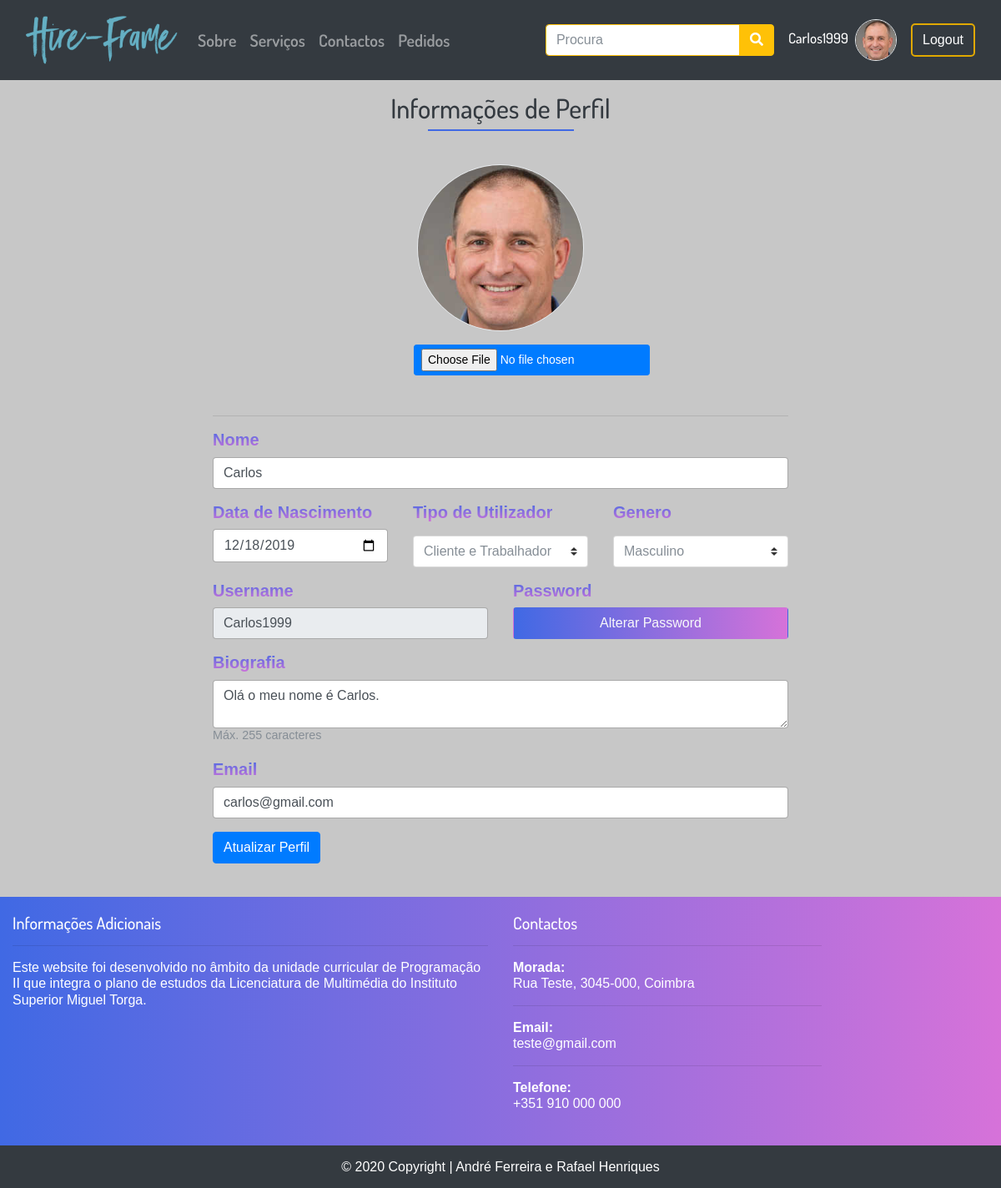
The page /index.php?op=usersettings (signed in) on the database as committed earlier.
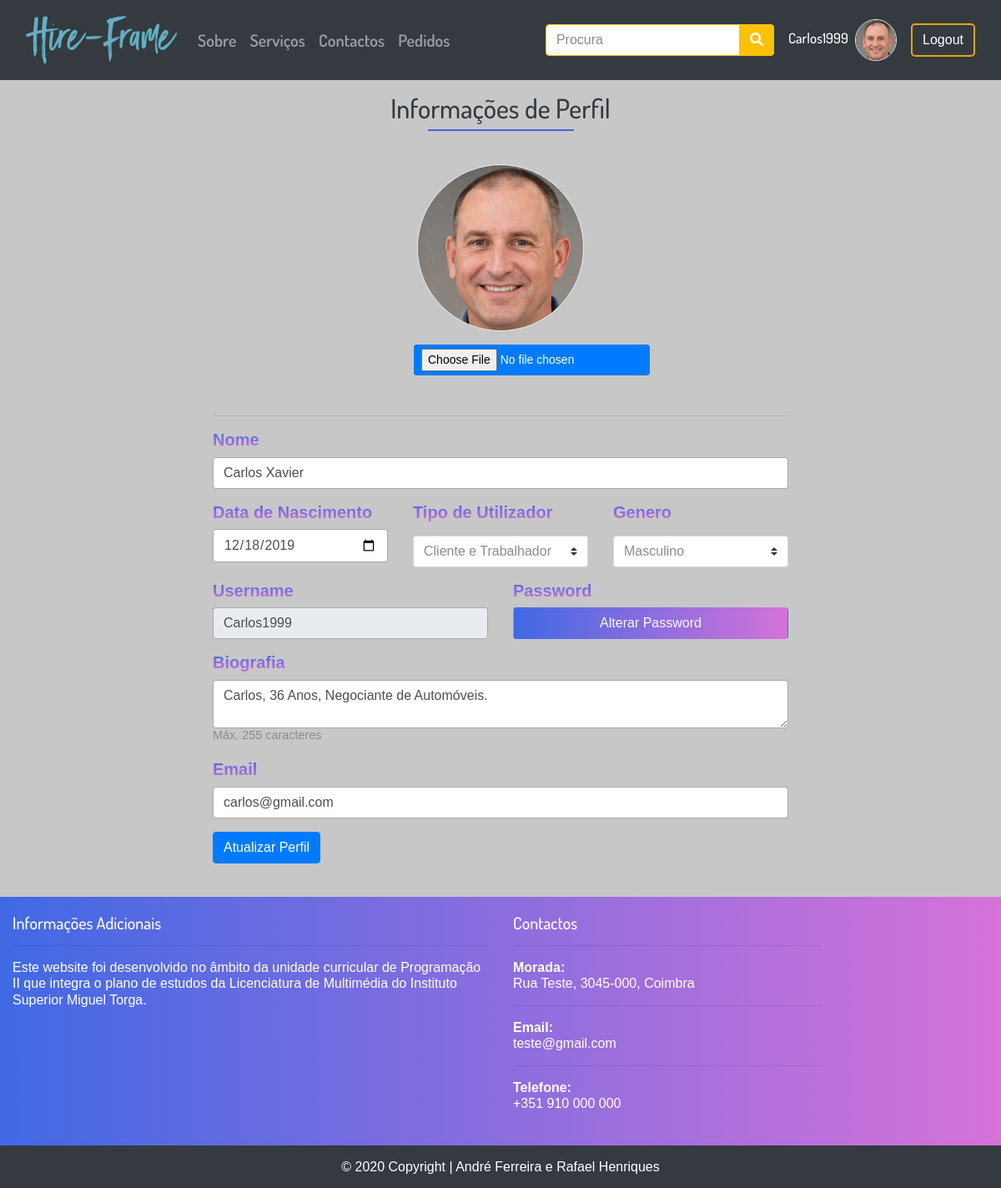
The same page on the database as committed later.
### tables this page shows
CREATE TABLE IF NOT EXISTS `utilizador` (
  `id_utilizador` int(11) NOT NULL AUTO_INCREMENT,
  `username` varchar(15) NOT NULL,
  `nome` varchar(150) NOT NULL,
  `id_genero` int(11) NOT NULL,
  `email` varchar(100) NOT NULL,
  `data_nascimento` date NOT NULL,
  `data` datetime NOT NULL DEFAULT CURRENT_TIMESTAMP ON UPDATE CURRENT_TIMESTAMP,
  `pass` varchar(255) NOT NULL,
  `tipo_utilizador` int(11) NOT NULL,
  `biografia` varchar(255) DEFAULT NULL,
  `imagem` varchar(255) DEFAULT NULL,
  `repor_pass` varchar(255) DEFAULT NULL,
  PRIMARY KEY (`id_utilizador`),
  UNIQUE KEY `id_area` (`id_utilizador`),
  UNIQUE KEY `username` (`username`),
  UNIQUE KEY `email` (`email`),
  KEY `fk_id_tipo_tipo_utilizador` (`tipo_utilizador`),
  KEY `fk_id_genero_genero_utilizador` (`id_genero`)
);

CREATE TABLE IF NOT EXISTS `tipo_utilizador` (
  `id_tipo` int(11) NOT NULL,
  `nome_tipo` varchar(255) NOT NULL,
  PRIMARY KEY (`id_tipo`)
);

CREATE TABLE IF NOT EXISTS `genero_utilizador` (
  `id_genero` int(11) NOT NULL,
  `genero` varchar(255) NOT NULL,
  PRIMARY KEY (`id_genero`)
);

### inc/user_settings.inc.php (the view, shortened to what this page needs)
<div class="container">
  <div class="container-fluid py-3 justify-content-center">
<?php
if(isset($_SESSION['id_utilizador'])){
$id = $_SESSION["id_utilizador"];
require("db_projetofinal.php");
$dados = $db->query("SELECT * FROM utilizador
JOIN genero_utilizador ON utilizador.id_genero = genero_utilizador.id_genero
JOIN tipo_utilizador ON utilizador.tipo_utilizador = tipo_utilizador.id_tipo
WHERE utilizador.id_utilizador = '$id'");
echo '<header class="col-md-12 mb-4">
<h2 class="text-center text-dark">Informações de Perfil</h2>
<span class="underline mb-3"></span>
</header>';
foreach ($dados as $linha) {
 echo   '
    <div class="container">
      <form method="post" action="inc/upload.inc.php" enctype="multipart/form-data">
      <div class="row justify-content-center">
        <div class="col-md-8">
          <div class="row justify-content-center">
                  <div class="col-md-4 text-center p-3 justify-content-center">
                        <img src="'.$linha["imagem"].'" class="rounded-circle border border-grad" width="200px" height="200px">
                        <input type="file" name="imagemperfil" class="form-control-file my-3 btn btn-primary btn-sm" accept="image/x-png,image/jpeg"/>
                  </div>
            <div class="col-md-12 mb-3"> <hr>
            <label class="grad-txt f-20 font-weight-bold" for="name">Nome</label>
            <input type="text" class="form-control" id="name" name="nome" aria-describedby="nameHelp" value="'.$linha['nome'].'">
          </div>
          <div class="col-md-4 mb-3">
            <label class="grad-txt f-20 font-weight-bold" for="nascimento">Data de Nascimento</label>
            <input type="date" class="form-control" id="nascimento" name="nascimento" aria-describedby="nascimentoHelp" value="'.$linha['data_nascimento'].'">
          </div>
          <div class="col-md-4 mb-3">
            <label class="grad-txt f-20 font-weight-bold" for="tipo_utilizador">Tipo de Utilizador</label>
            <select class="custom-select mt-2 text-secondary w-100 align-content-left" id="inputGroupSelect01" name="tipo_utilizador" required>
            <option class="bg-dark text-dark" value="'.$linha['id_tipo'].'" selected>'.$linha['nome_tipo'].'</option>';
           echo '</select>
            </div>
            <div class="col-md-4 mb-3">
            <label class="grad-txt f-20 font-weight-bold" for="genero">Genero</label>
            <select class="custom-select mt-2 text-secondary w-100 align-content-left" id="inputGroupSelect02" name="genero" required>
            <option class="bg-dark text-dark" value="'.$linha['id_genero'].'" selected>'.$linha['genero'].'</option>';
            echo  '
            </select>
          </div>
          <div class="col-md-6 mb-3">
            <label class="grad-txt f-20 font-weight-bold" for="user">Username</label>
            <input type="text" class="form-control" id="user" aria-describedby="userHelp" value="'.$linha['username'].'" disabled>
          </div>
          <div class="col-md-6 mb-3">
            <label class="grad-txt f-20 font-weight-bold" for="pass">Password</label><br>
            <button class="btn grad col-md-12"><a class="text-light" href="index.php?op=alterarpassword">Alterar Password</a></button>
          </div>
          <div class="col-md-12 mb-1">
            <label class="grad-txt f-20 font-weight-bold" for="biografia">Biografia</label>
            <textarea type="text" class="form-control" id="biografia" maxlength="255" name="biografia" aria-describedby="biografiaHelp">'.$linha['biografia'].'</textarea>
            <p class="figure-caption">Máx. 255 caracteres</p>
          </div>
          <div class="col-md-12 mb-3">
            <label class="grad-txt f-20 font-weight-bold" for="email">Email</label>
            <input type="text" class="form-control" id="email" name="email" aria-describedby="emailHelp" value="'.$linha['email'].'">
          </div>
          <div class="col-md-12">
            <button type="submit" name="submitimg" class="btn btn-primary ml-auto">Atualizar Perfil</button>
          </div>
          </div>
        </div>
        </form>
      </div>
    </div>';
}
?>
  </div>
<?php
 } else {
header("location:index.php?op=login");
}
?>

### index.php (shortened to what this page needs)
<!DOCTYPE html>
<html lang="pt-pt">
<head>
    <link rel="stylesheet" href="css/bootstrap.min.css">
    <link rel="stylesheet" href="css/costum.css">
    <link href="css/fontawesome/css/all.css" rel="stylesheet">
</head>
<body>
    <?php
    include("inc/menu.inc.php"); ?>
    <?php
$host = $_SERVER['SERVER_NAME'] . $_SERVER['REQUEST_URI'];
$host = basename($host);
if($host == "index.php") {
 require("inc/main.inc.php");
} else {
    if(isset($_REQUEST["op"])) {
      $op = $_REQUEST["op"];
              switch($op) {
        case "usersettings": require("inc/user_settings.inc.php"); break;
      }
  } else {
      require("inc/main.inc.php");
  }
}
?>
    <?php
        include("inc/footer.inc.php");
    ?>
</body>
</html>

### inc/menu.inc.php (shortened to what this page needs)
<div class="container-fluid bg-dark">
        <header class="menu-font-20 ">
            <nav class="navbar navbar-expand-lg navbar-dark" id="navbar">
                <a href="index.php" class="navbar-brand">
                    <img src="img/hire-frame.png" height="70" class="d-inline-block align-top <?php if (isset($_GET["op"])) if ($_GET["op"] == 0) echo "active";?>">
                </a>
                <div id="menu" class="collapse navbar-collapse">
                    <ul class="navbar-nav mr-auto text-light">
                        <li class="nav-item text-light f-600">
                            <a href="index.php?op=sobre" class="nav-link <?php if (isset($_GET["op"])) if ($_GET["op"] == "sobre") echo "active";?>">Sobre</a>
                        </li>
                        <li class="nav-item text-light f-600">
                            <a href="index.php?op=servicos" class="nav-link <?php if (isset($_GET["op"])) if ($_GET["op"] == "servicos") echo "active";?>">Serviços</a>
                        </li>
                        <li class="nav-item text-light f-600">
                            <a href="index.php?op=contactos" class="nav-link <?php if (isset($_GET["op"])) if ($_GET["op"] == "contactos") echo "active";?>">Contactos</a>
                        </li>
                        <?php
                        if(isset($_SESSION["username"]))
                        { ?>
                        <li class="nav-item text-light f-600">
                            <a href="index.php?op=pedidos" class="nav-link <?php if (isset($_GET["op"])) if ($_GET["op"] == "pedidos") echo "active"; ?>">Pedidos</a>
                        </li>
                        <?php
                        }
                        ?>
                    </ul>
                    <form class="form-inline" method="post">
                        <div class="input-group">
                            <input class="form-control border border-warning" name="search" type="search" placeholder="Procura" aria-label="Search" required>
                            <span class="input-group-btn">
                                <button class="btn btn-warning" formaction="index.php?op=procura"><i class="fas fa-search"></i></button>
                            </span>
                        </div>
                    </form>
                <?php
if(isset($_SESSION["username"]))
 {
    $username = $_SESSION["username"];
    require("db_projetofinal.php");
    $dados = $db->query("SELECT imagem FROM utilizador WHERE username = '$username'");
    foreach ($dados as $row) {
        $imagem = $row["imagem"];
    }
      echo '<a href="index.php?op=userpage" class="btn m-1 btn-default f-500 f-17">'.$_SESSION["username"].'<img src="'.$imagem.'" class="rounded-circle border border-grad ml-2" width="50px" height="50px"></a>
      <a href="index.php?op=logout" class="btn btn-login">Logout</a>';
 } else {
    echo '<a href="index.php?op=login" class="btn m-1 btn-default f-500 f-17">Login</a>
    <a href="index.php?op=registar" class="btn btn-login">Registar</a>';
 }
            ?>
                </div>
            </nav>
        </header>
    </div>

### inc/footer.inc.php (shortened to what this page needs)
<footer class="footer page-footer font-small pt-4">
<div class="grad pad-top-20">
  <div class="container-fluid text-center text-md-left">
    <div class="row">
      <div class="col-md-6 mt-md-0 mt-3">
        <h5>Informações Adicionais</h5><hr>
        <p>Este website foi desenvolvido no âmbito da unidade curricular de Programação II que integra o plano de estudos da Licenciatura de Multimédia
            do Instituto Superior Miguel Torga.</p>
      </div>
      <div class="col-md-4">
              <h5>Contactos</h5><hr>
              <dl class="contact-list">
                <dt>Morada:</dt>
                <dd>Rua Teste, 3045-000, Coimbra</dd>
              </dl><hr>
              <dl class="contact-list">
                <dt>Email:</dt>
                <dd><a class="text-white" href="mailto:">teste@gmail.com</a></dd>
              </dl><hr>
              <dl class="contact-list">
                <dt>Telefone:</dt>
                <dd><a class="text-white" href="tel: +351">+351 910 000 000 </a></dd>
              </dl>
            </div>
    </div>
  </div>
  <div class="page-footer font-small bg-dark mt-4">
<div class="footer-copyright text-center py-3">© 2020 Copyright |
    <a target="_blank" href="https://www.falcondesign.pt/">André Ferreira</a> e <a target="_blank" href="https://www.behance.net/rafael_hen06b4?tracking_source=search-all%7Crafael%20henriques">Rafael Henriques</a>
  </div>
</div>
</div>

### css/costum.css (style rules this page uses)
* { margin: 0; padding: 0; font-size: 100%; border: none; outline: none; line-height: 1.22; color: #fff; box-sizing: border-box; font-family: 'Dosis', sans-serif; }
body { background-repeat: no-repeat; background-position: center center; background-attachment: fixed; background-color: #c7c7c7; }
.grad { background-image: linear-gradient(to right, #4069E4 , #D672D9); }
.grad-txt { background: -webkit-linear-gradient(#4069E4 , #D672D9); -webkit-background-clip: text; -webkit-text-fill-color: transparent; }
a, a:hover, a:focus, .footer-copyright>a:hover { text-decoration: none; color: #6c757d; }
.footer-copyright>a { color: #fff; }
.footer { text-align: center; width: 100%; }
.menu-font-20 { font: 20px sans-serif; }
.btn-login { border: 2px solid #e0a800; background: none; position: relative; color: #fff; z-index: 1; border-radius: 5px; height: 100%; transition: all .50s ease-in-out; transition: all .50s ease-in-out; -moz-transition: all .50s ease-in-out; -webkit-transition: all .50s ease-in-out; }
.btn-default { background: none; position: relative; color: #fff; z-index: 1; border-radius: 5px; height: 100%; transition: all .50s ease-in-out; transition: all .50s ease-in-out; -moz-transition: all .50s ease-in-out; -webkit-transition: all .50s ease-in-out; }
.pad-top-20 { padding-top: 20px; }
.underline { content: ''; border-top: 2px solid #4069E4; width: 175px; display: block; margin-bottom: 8px; margin: 0 auto; }
.f-500 { font-weight: 500; }
.f-600 { font-weight:600; }
.f-17 { font-size: 17px; }
.f-20 { font-size: 20px; }

Rows that differ between the two databases and show on the page:
changed utilizador "Carlos1999": nome "Carlos" → "Carlos Xavier"; biografia "Olá o meu nome é Carlos." → "Carlos, 36 Anos, Negociante de Automóveis."
